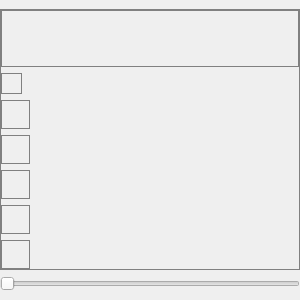
  <widget class="QDockWidget" name="dockVisualizer">
   <property name="features">
    <set>QDockWidget::AllDockWidgetFeatures</set>
   </property>
   <property name="windowTitle">
    <string>Visualizer</string>
   </property>
   <attribute name="dockWidgetArea">
    <number>4</number>
   </attribute>
   <widget class="QWidget" name="dockWidgetContents_3">
    <property name="minimumSize">
     <size>
      <width>300</width>
      <height>300</height>
     </size>
    </property>
    <layout class="QVBoxLayout" name="verticalLayout_3" stretch="1,0">
     <property name="leftMargin">
      <number>0</number>
     </property>
     <property name="rightMargin">
      <number>0</number>
     </property>
     <item>
      <widget class="QFrame" name="fraProgram">
       <property name="styleSheet">
        <string notr="true">border: 1px solid gray;</string>
       </property>
       <property name="frameShape">
        <enum>QFrame::StyledPanel</enum>
       </property>
       <property name="frameShadow">
        <enum>QFrame::Raised</enum>
       </property>
       <layout class="QVBoxLayout" name="verticalLayout_8">
        <property name="leftMargin">
         <number>0</number>
        </property>
        <property name="topMargin">
         <number>0</number>
        </property>
        <property name="rightMargin">
         <number>0</number>
        </property>
        <property name="bottomMargin">
         <number>0</number>
        </property>
        <item>
         <widget class="GLWidget" name="glwVisualizer" native="true"/>
        </item>
        <item>
         <widget class="QToolButton" name="cmdPerspective">
          <property name="toolTip">
           <string>Perspective view</string>
          </property>
          <property name="text">
           <string/>
          </property>
          <property name="icon">
           <iconset resource="images.qrc">
            <normaloff>:/images/perspective.png</normaloff>:/images/perspective.png</iconset>
          </property>
          <property name="checkable">
           <bool>true</bool>
          </property>
         </widget>
        </item>
        <item>
         <widget class="QToolButton" name="cmdFit">
          <property name="toolTip">
           <string>Fit</string>
          </property>
          <property name="text">
           <string/>
          </property>
          <property name="icon">
           <iconset resource="images.qrc">
            <normaloff>:/images/fit_1.png</normaloff>:/images/fit_1.png</iconset>
          </property>
          <property name="iconSize">
           <size>
            <width>24</width>
            <height>24</height>
           </size>
          </property>
         </widget>
        </item>
        <item>
         <widget class="QToolButton" name="cmdTop">
          <property name="toolTip">
           <string>Top view</string>
          </property>
          <property name="text">
           <string/>
          </property>
          <property name="icon">
           <iconset resource="images.qrc">
            <normaloff>:/images/cubeTop.png</normaloff>:/images/cubeTop.png</iconset>
          </property>
          <property name="iconSize">
           <size>
            <width>24</width>
            <height>24</height>
           </size>
          </property>
         </widget>
        </item>
        <item>
         <widget class="QToolButton" name="cmdIsometric">
          <property name="toolTip">
           <string>Isometric view</string>
          </property>
          <property name="text">
           <string/>
          </property>
          <property name="icon">
           <iconset resource="images.qrc">
            <normaloff>:/images/cube.png</normaloff>:/images/cube.png</iconset>
          </property>
          <property name="iconSize">
           <size>
            <width>24</width>
            <height>24</height>
           </size>
          </property>
         </widget>
        </item>
        <item>
         <widget class="QToolButton" name="cmdFront">
          <property name="toolTip">
           <string>Front view</string>
          </property>
          <property name="text">
           <string/>
          </property>
          <property name="icon">
           <iconset resource="images.qrc">
            <normaloff>:/images/cubeFront.png</normaloff>:/images/cubeFront.png</iconset>
          </property>
          <property name="iconSize">
           <size>
            <width>24</width>
            <height>24</height>
           </size>
          </property>
         </widget>
        </item>
        <item>
         <widget class="QToolButton" name="cmdLeft">
          <property name="toolTip">
           <string>Left view</string>
          </property>
          <property name="text">
           <string/>
          </property>
          <property name="icon">
           <iconset resource="images.qrc">
            <normaloff>:/images/cubeLeft.png</normaloff>:/images/cubeLeft.png</iconset>
          </property>
          <property name="iconSize">
           <size>
            <width>24</width>
            <height>24</height>
           </size>
          </property>
         </widget>
        </item>
       </layout>
      </widget>
     </item>
     <item>
      <widget class="QFrame" name="fraProgramSlider">
       <property name="frameShape">
        <enum>QFrame::NoFrame</enum>
       </property>
       <property name="frameShadow">
        <enum>QFrame::Raised</enum>
       </property>
       <layout class="QHBoxLayout" name="horizontalLayout">
        <property name="leftMargin">
         <number>0</number>
        </property>
        <property name="topMargin">
         <number>0</number>
        </property>
        <property name="rightMargin">
         <number>0</number>
        </property>
        <property name="bottomMargin">
         <number>0</number>
        </property>
        <item>
         <widget class="QSlider" name="sliProgram">
          <property name="minimum">
           <number>0</number>
          </property>
          <property name="maximum">
           <number>10</number>
          </property>
          <property name="orientation">
           <enum>Qt::Horizontal</enum>
          </property>
         </widget>
        </item>
       </layout>
      </widget>
     </item>
    </layout>
   </widget>
  </widget>
